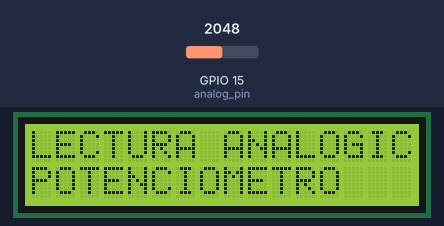
This sketch was run on a simulated ESP32. Parts: 16×2 character LCD. The test bench sets the inputs (shaded band); at power-on: GPIO 15 (analog_pin) = 2048. What the sketch prints to the serial monitor is not drawn.

Above: at 1.2 s.
At 3.3 s:
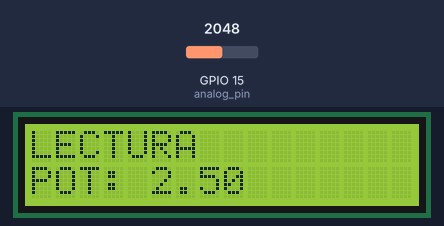
3.4 s: GPIO 15 (analog_pin) set to 2866
At 4.4 s:
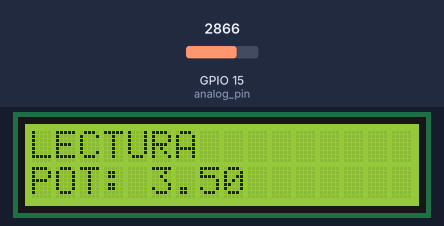
4.9 s: GPIO 15 (analog_pin) set to 3603
At 6.1 s:
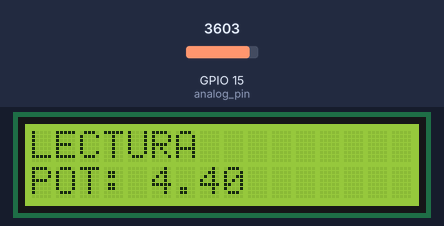
6.4 s: GPIO 15 (analog_pin) set to 4095
At 7.8 s:
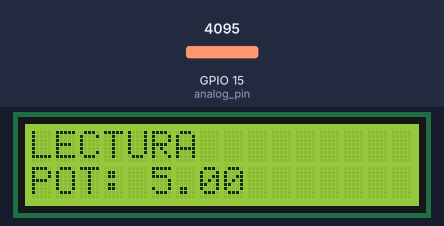
Timing chart, 0 to 9.4 s (numbered marks = the images above; inputs shaded):
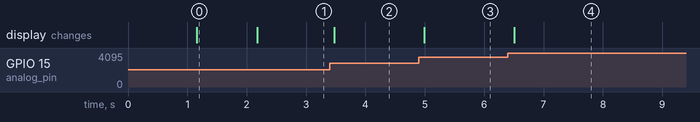

The sketch:

ESP32_Pantalla_Escalamiento.ino
```cpp
  #include <LiquidCrystal_I2C.h>
  LiquidCrystal_I2C lcd(0x27, 16, 2);
  const int analog_pin=15;
  int valor_pot=0;
  float voltaje = 0.0;

void setup() {
  // put your setup code here, to run once:
  lcd.clear();
  lcd.init();//inicializar la pantalla lcd
  lcd.begin(16,2);
  lcd.backlight();//Encender la luz de fondo

  Serial.begin(115200);
  delay(1000);

  lcd.setCursor (0, 0);//poner el cursor en las coordenadas (x,y)
  lcd.print("LECTURA ANALOGICA");//muestra en la pantalla max 20 caracteres
  lcd.setCursor (0, 1);//poner el cursor en las coordenadas (x,y)
  lcd.print("POTENCIOMETRO");//muestra en la pantalla max 20 caracteres
  delay(1000);
  lcd.clear();

}


void loop() {
  // put your main code here, to run repeatedly:

  valor_pot=analogRead(analog_pin);
  Serial.println(valor_pot);
  voltaje=(5.0 * valor_pot)/4095;

  lcd.setCursor (0, 0);//poner el cursor en las coordenadas (x,y)
  lcd.print("LECTURA");//muestra en la pantalla max 20 caracteres
  lcd.setCursor (0, 1);
  lcd.print("POT: ");

  lcd.print(voltaje);
  delay(200);
}
```

Measured:
- after the input at 3.4 s, the display: changes after 0.08 s (image 2)
- after the input at 4.9 s, the display: changes after 0.09 s (image 3)
- after the input at 6.4 s, the display: changes after 0.11 s (image 4)
- what the display in image 0 shows lasts 1.0 s, from 1.2 s to 2.2 s
